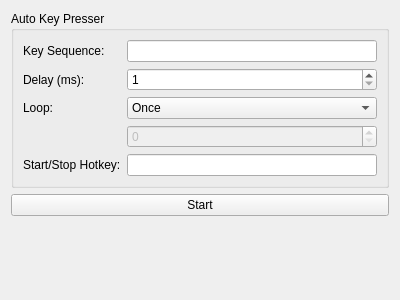
<?xml version="1.0" encoding="UTF-8"?>
<ui version="4.0">
 <class>KeyPresserView</class>
 <widget class="QWidget" name="KeyPresserView">
  <property name="geometry">
   <rect>
    <x>0</x>
    <y>0</y>
    <width>400</width>
    <height>300</height>
   </rect>
  </property>
  <property name="windowTitle">
   <string>Form</string>
  </property>
  <layout class="QVBoxLayout" name="verticalLayout">
   <item>
    <widget class="QGroupBox" name="groupBox">
     <property name="title">
      <string>Auto Key Presser</string>
     </property>
     <layout class="QGridLayout" name="gridLayout">
      <item row="0" column="0">
       <widget class="QLabel" name="label">
        <property name="text">
         <string>Key Sequence:</string>
        </property>
       </widget>
      </item>
      <item row="0" column="1">
       <widget class="QLineEdit" name="keySequenceLineEdit"/>
      </item>
      <item row="1" column="0">
       <widget class="QLabel" name="label_2">
        <property name="text">
         <string>Delay (ms):</string>
        </property>
       </widget>
      </item>
      <item row="1" column="1">
       <widget class="QSpinBox" name="delaySpinBox">
        <property name="minimum">
         <number>1</number>
        </property>
        <property name="maximum">
         <number>999999</number>
        </property>
       </widget>
      </item>
      <item row="2" column="0">
       <widget class="QLabel" name="label_3">
        <property name="text">
         <string>Loop:</string>
        </property>
       </widget>
      </item>
      <item row="2" column="1">
       <widget class="QComboBox" name="loopComboBox">
        <item>
         <property name="text">
          <string>Once</string>
         </property>
        </item>
        <item>
         <property name="text">
          <string>N Times</string>
         </property>
        </item>
        <item>
         <property name="text">
          <string>Infinite</string>
         </property>
        </item>
       </widget>
      </item>
      <item row="3" column="1">
       <widget class="QSpinBox" name="loopCountSpinBox">
        <property name="enabled">
         <bool>false</bool>
        </property>
       </widget>
      </item>
      <item row="4" column="0">
       <widget class="QLabel" name="label_4">
        <property name="text">
         <string>Start/Stop Hotkey:</string>
        </property>
       </widget>
      </item>
      <item row="4" column="1">
       <widget class="QLineEdit" name="hotkeyLineEdit"/>
      </item>
     </layout>
    </widget>
   </item>
   <item>
    <widget class="QPushButton" name="toggleButton">
     <property name="text">
      <string>Start</string>
     </property>
    </widget>
   </item>
   <item>
    <spacer name="verticalSpacer">
     <property name="orientation">
      <enum>Qt::Vertical</enum>
     </property>
     <property name="sizeHint" stdset="0">
      <size>
       <width>20</width>
       <height>40</height>
      </size>
     </property>
    </spacer>
   </item>
  </layout>
 </widget>
 <resources/>
 <connections/>
</ui>
